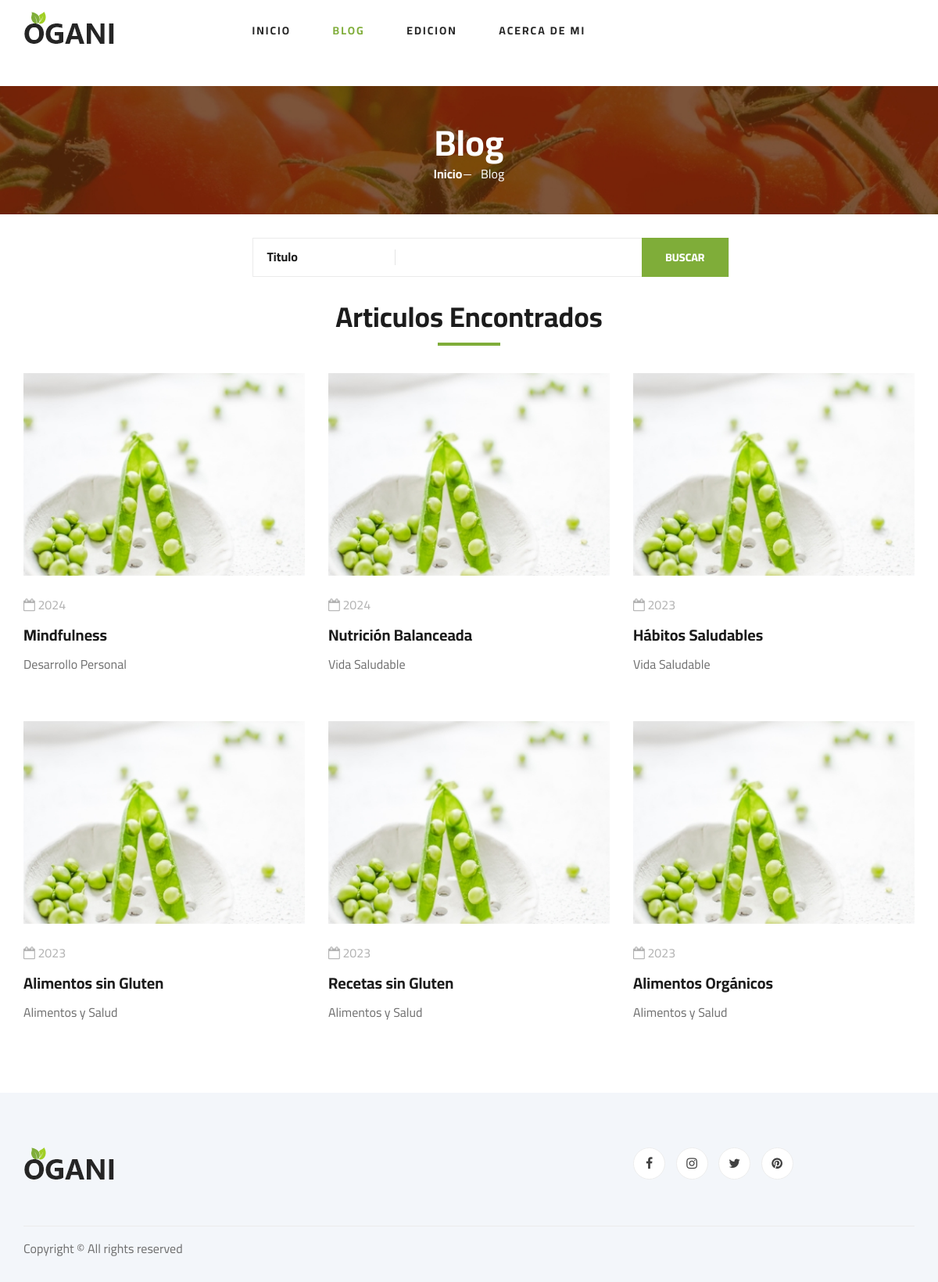
Screenshot of /blog/ with the database file from the repository.
### inicio/models.py (models this page shows)
class Blog(models.Model):
    titulo = models.CharField(max_length=40)
    categoria = models.CharField(max_length=20)
    anio = models.IntegerField()
    def __str__(self):
        return f'{self.id} {self.categoria} {self.anio}'

### inicio/views.py (the view)
# urls.py: 2. Add a URL to urlpatterns:  path('blog/', include('blog.urls'))
def blog(request):
    formulario=BuscarBlogFormulario(request.GET)
    if formulario.is_valid():
        titulo=formulario.cleaned_data.get('titulo')
        blogs= Blog.objects.filter(titulo__icontains=titulo)
        print(blogs)
    else:
        blogs=Blog.objects.all()
        print(blogs)
    return render(request, 'inicio/blog.html', {'blogs': blogs,'form':formulario})

### inicio/forms.py
class BuscarBlogFormulario(forms.Form):
    titulo=forms.CharField(max_length=20,required=False)

### inicio/templates/inicio/blog.html (shortened to what this page needs)
{% extends "base.html" %}
{% load static %}
{% block menu %}
    <li><a href={% url "inicio:inicio" %}>INICIO</a></li>
    <li class="active"><a href={% url "inicio:blog" %}>Blog</a></li>
    <li><a href={% url "inicio:edicion" %}>Edicion</a></li>
    <li><a href={% url "inicio:acerca_de_mi" %}>Acerca de mi</a></li>
{% endblock menu %}
{% block main %}
    <section class="breadcrumb-section set-bg" data-setbg={% static "img/breadcrumb.jpg" %}>
        <div class="container">
            <div class="row">
                <div class="col-lg-12 text-center">
                    <div class="breadcrumb__text">
                        <h2>Blog</h2>
                        <div class="breadcrumb__option">
                            <a href={% url "inicio:inicio" %}>Inicio</a>
                            <span>Blog</span>
                        </div>
                    </div>
                </div>
            </div>
        </div>
    </section>
    <section class="hero hero-normal"></section>
    <section class="hero hero-normal">
        <div class="container">
            <div class="row">
                <div class="col-lg-3"></div>
                <div class="col-lg-9">
                    <div class="hero__search">
                        <div class="hero__search__form">
                            <form action={% url "inicio:blog"  %}>
                                <div class="hero__search__categories">
                                    Titulo
                                </div>
                                {{form.titulo}}
                                <button type="submit" class="site-btn">Buscar</button>
                        </div>
                    </div>
                </div>
            </div>
        </div>
    </section>
     <section class="hero hero-normal">
        <div class="container">
            <div class='row'>
                <div class="col-lg-2"> </div>
                <div class="col-lg-8">
                    <div class="section-title">
                        <h2>Articulos Encontrados</h2>
                    </div>
                </div>
                <div class="col-lg-2"> </div>
            </div>
            <div class="row">
                <div class="col-lg-12 col-md-12">
                    <div class="row">
                        {% if blogs %}
                            {% for blog in blogs  %}
                                <div class="col-lg-4 col-md-4 col-sm-4">
                                    <div class="blog__item">
                                        <div class="blog__item__pic">
                                            <img src={% static "img/blog/blog-2.jpg" %} alt="">
                                        </div>
                                        <div class="blog__item__text">
                                            <ul>
                                                <li><i class="fa fa-calendar-o"></i> {{blog.anio}}</li>
                                            </ul>
                                            <h5><a href="#">{{blog.titulo}}</a></h5>
                                            <p>{{blog.categoria}}</p>
                                        </div>
                                    </div>
                                </div>
                            {% endfor %}
                        {% else %}
                        <p>No hay registros.</p>
                        {% endif %}
                    </div>
                </div>
            </div>
        </div>
    </section>
    <div class="blog__sidebar__item">
{% endblock main %}

### templates/base.html (shortened to what this page needs)
<!DOCTYPE html>
<html lang="en">
    {% load static %}
    <head>
        {% block link_stylesheet_head %}
        <link rel="stylesheet" href={% static "css/bootstrap.min.css" %} type="text/css">
        <link rel="stylesheet" href={% static "css/font-awesome.min.css" %} type="text/css">
        <link rel="stylesheet" href={% static "css/elegant-icons.css" %} type="text/css">
        <link rel="stylesheet" href={% static "css/nice-select.css" %} type="text/css">
        <link rel="stylesheet" href={% static "css/jquery-ui.min.css" %} type="text/css">
        <link rel="stylesheet" href={% static "css/owl.carousel.min.css" %} type="text/css">
        <link rel="stylesheet" href={% static "css/slicknav.min.css" %} type="text/css">
        <link rel="stylesheet" href={% static "css/style.css" %} type="text/css">
        {% endblock link_stylesheet_head %}
    </head>
    <body>
        <header class="header">
            <div class="container">
                <div class="row">
                    <div class="col-lg-3">
                        <div class="header__logo">
                            <a href="./index.html"><img src={% static "img/logo.png" %} alt=""></a>
                        </div>
                    </div>
                    <div class="col-lg-6">
                        <nav class="header__menu">
                            <ul>
                                {% block menu %}
                                {% endblock menu %}
                            </ul>
                        </nav>
                    </div>
                </div>
            </div>
        </header>
        <section class="hero hero-normal"></section>
        {% block main %}
        {% endblock main %}
        <footer class="footer spad">
            <div class="container">
                <div class="row">
                    <div class="col-lg-3 col-md-6 col-sm-6">
                        <div class="footer__about">
                            <div class="footer__about__logo">
                                <a href="./index.html"><img src={% static "img/logo.png" %} alt=""></a>
                            </div>
                        </div>
                    </div>
                    <div class="col-lg-4 col-md-6 col-sm-6 offset-lg-1">
                    </div>
                    <div class="col-lg-4 col-md-12">
                        <div class="footer__widget">
                            <div class="footer__widget__social">
                                <a href="#"><i class="fa fa-facebook"></i></a>
                                <a href="#"><i class="fa fa-instagram"></i></a>
                                <a href="#"><i class="fa fa-twitter"></i></a>
                                <a href="#"><i class="fa fa-pinterest"></i></a>
                            </div>
                        </div>
                    </div>
                </div>
                <div class="row">
                    <div class="col-lg-12">
                        <div class="footer__copyright">
                            <div class="footer__copyright__text"><p>
                            Copyright &copy; All rights reserved </a></p></div>
                        </div>
                    </div>
                </div>
            </div>
        </footer>
    </body>
</html>

### rows the page displays
Blog: anio "2024", titulo "Mindfulness", categoria "Desarrollo Personal"
Blog: anio "2024", titulo "Nutrición Balanceada", categoria "Vida Saludable"
Blog: anio "2023", titulo "Hábitos Saludables", categoria "Vida Saludable"
Blog: anio "2023", titulo "Alimentos sin Gluten", categoria "Alimentos y Salud"
Blog: anio "2023", titulo "Recetas sin Gluten", categoria "Alimentos y Salud"
Blog: anio "2023", titulo "Alimentos Orgánicos", categoria "Alimentos y Salud"
